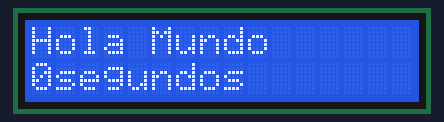
Simulated run of this sketch. Board: Arduino Uno, built with avr-gcc and run on an emulated ATmega328P. Parts: 16×2 character LCD.

Above: at 0.1 s.
At 4.1 s:
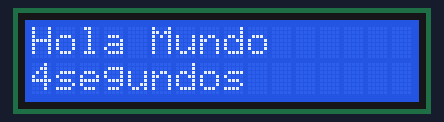
At 11.1 s:
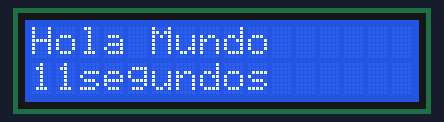
At 18.1 s:
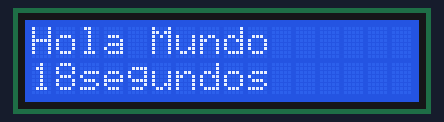
At 24.1 s:
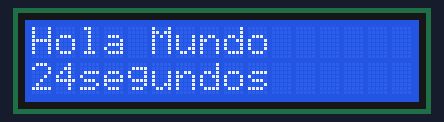
At 36.1 s:
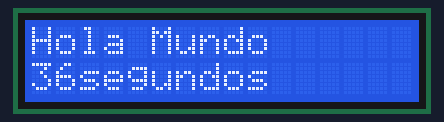

The sketch:

LCD_con_I2C.ino
```cpp
/*
 * SDA: A4
 * SCL: A5
 */

 #include <Wire.h>
 #include <LiquidCrystal_I2C.h>

//Creado nuestro objeto LiquidCrystal
LiquidCrystal_I2C lcd(0x3F,16,2);

void setup() {
  //Inicializamos nuestro LCD
  lcd.init();

  //Prender la luz de fondo
  lcd.backlight();

  //Escribir en el LCD
  lcd.print("Hola Mundo");

}

void loop() {
  //Ponemos el cursor en el espacio 0 de la segunda fila
  lcd.setCursor(0,1);

  //Imprima cuántos segundos han pasado
  lcd.print(millis()/1000); //Nos muestra los segundos
  lcd.print("segundos");
  delay(100);

}
```

Measured:
- what the display in image 1 shows lasts 1.1 s, from 4.0 s to 5.1 s
